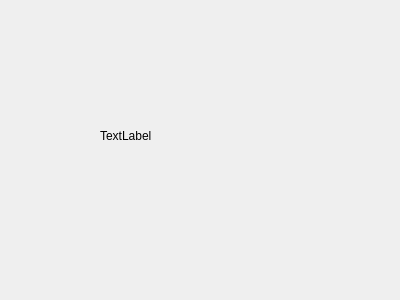
<?xml version="1.0" encoding="UTF-8"?>
<ui version="4.0">
 <class>PokemonWindow</class>
 <widget class="QWidget" name="PokemonWindow">
  <property name="geometry">
   <rect>
    <x>0</x>
    <y>0</y>
    <width>400</width>
    <height>300</height>
   </rect>
  </property>
  <property name="windowTitle">
   <string>Form</string>
  </property>
  <widget class="QLabel" name="label_pokemon">
   <property name="geometry">
    <rect>
     <x>100</x>
     <y>110</y>
     <width>141</width>
     <height>51</height>
    </rect>
   </property>
   <property name="text">
    <string>TextLabel</string>
   </property>
  </widget>
 </widget>
 <resources/>
 <connections/>
</ui>
